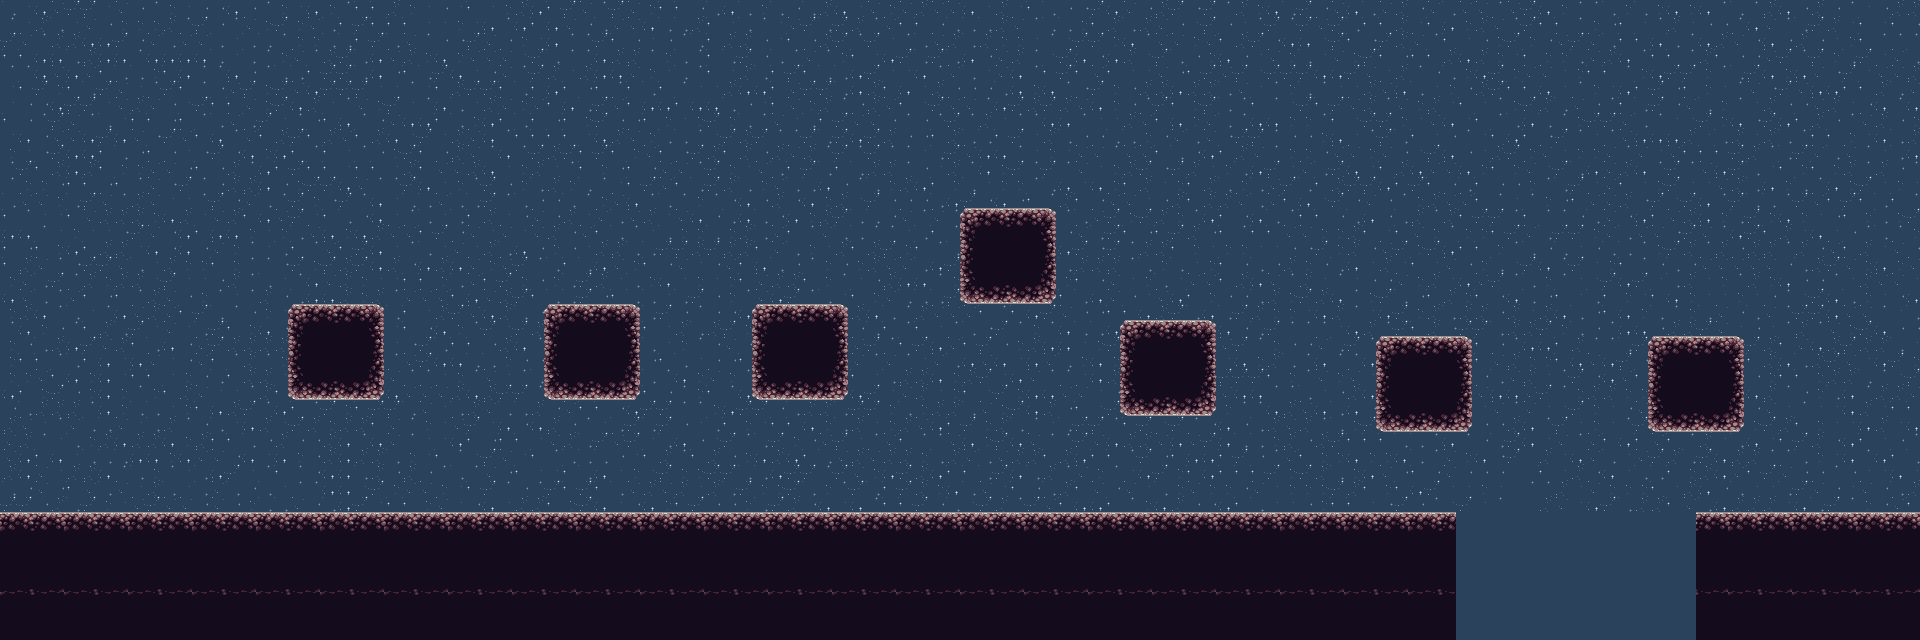

Rendered tile map (Tiled .tmx) drawn with the repository's tilesets; below, a short description and the map source with its tile grids summarised:
An orthogonal 120x40 tile map with 16x16 px tiles, 2 tile layers (Background, Graphics) and 21 objects (start).

<map version="1.0" orientation="orthogonal" renderorder="left-up" width="120" height="40" tilewidth="16" tileheight="16" nextobjectid="28">
 <tileset firstgid="1" name="platformertiles" tilewidth="16" tileheight="16" tilecount="96" columns="16">
  <image source="../images/platformertiles.png" width="256" height="96" />
 </tileset>
 <layer name="Background" width="120" height="40">
  <data>[4800 cells, 4800 non-empty, 1 distinct tile ids]</data>
 </layer>
 <layer name="Graphics" width="120" height="40">
  <data>[4800 cells, 4674 non-empty, 46 distinct tile ids]</data>
 </layer>
 <objectgroup name="Ground">
  <object id="1" name="start" x="0" y="512" width="192" height="128" />
  <object id="4" x="192" y="512" width="704" height="128" />
  <object id="5" x="896" y="512" width="560" height="128" />
  <object id="6" x="1696" y="512" width="224" height="128" />
 </objectgroup>
 <objectgroup name="AirGround">
  <object id="8" x="288" y="304" width="96" height="96" />
  <object id="9" x="544" y="304" width="96" height="96" />
  <object id="10" x="752" y="304" width="96" height="96" />
  <object id="11" x="960" y="208" width="96" height="96" />
  <object id="12" x="1120" y="320" width="96" height="96" />
  <object id="13" x="1376" y="336" width="96" height="96" />
  <object id="14" x="1648" y="336" width="96" height="96" />
 </objectgroup>
 <objectgroup name="DamageZone">
  <object id="17" x="1456" y="576" width="240" height="64" />
 </objectgroup>
 <objectgroup name="Enemys">
  <object id="19" x="752" y="464" />
  <object id="20" x="944" y="480" />
  <object id="21" x="1088" y="464" />
  <object id="22" x="416" y="480" />
  <object id="23" x="592" y="256" />
  <object id="24" x="320" y="272" />
  <object id="25" x="800" y="272" />
  <object id="26" x="992" y="160" />
  <object id="27" x="1168" y="272" />
 </objectgroup>
</map>
